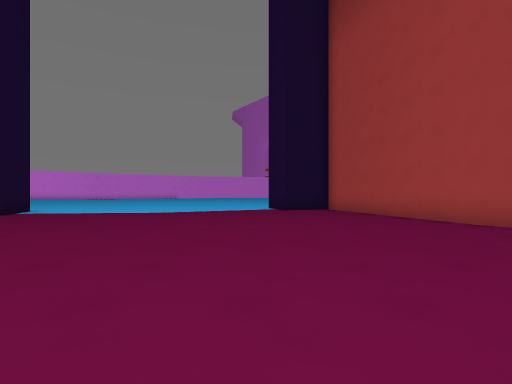
[1] (above)

19 first-person views from a walk through a Godot game level. The camera is 1.4 m above the floor, looks level and sees 80° across. The floor is counted in squares, 2 m on a side. Each view is taken from the middle of a square. On the plan, view 1 faces up. The plan holds only what a view shows up to about 10 squares ahead; the rest is blank. The place goes on beyond the plan. Surface patterns are stand-ins for the level's own textures.

[2]
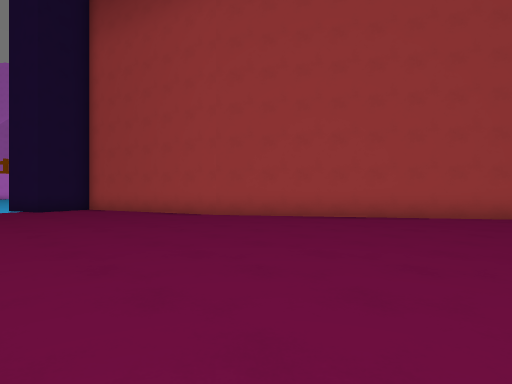

[3]
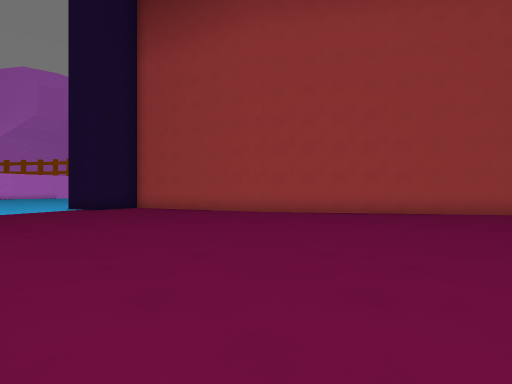

[4]
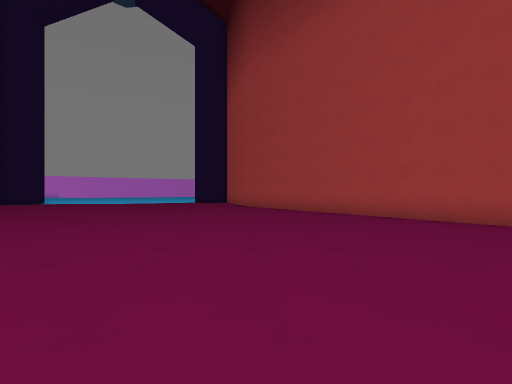

[5]
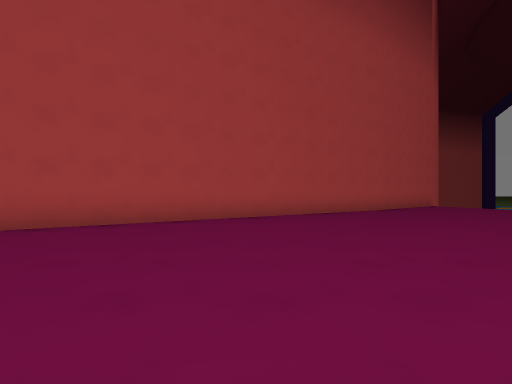

[6]
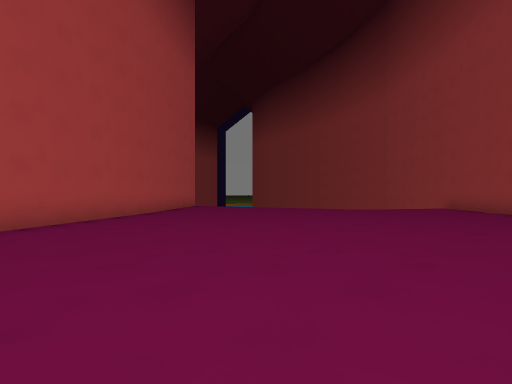

[7]
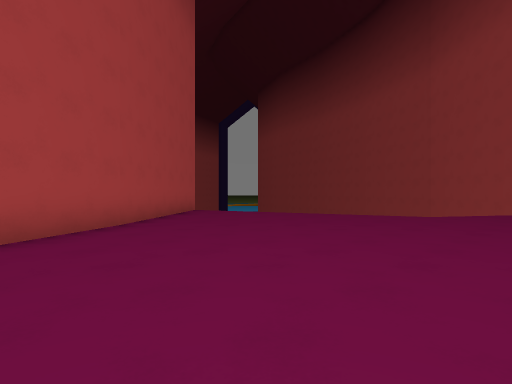

[8]
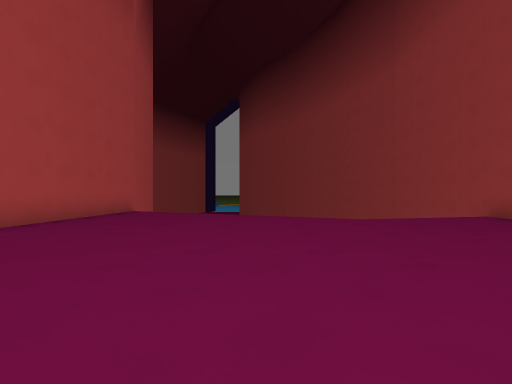

[9]
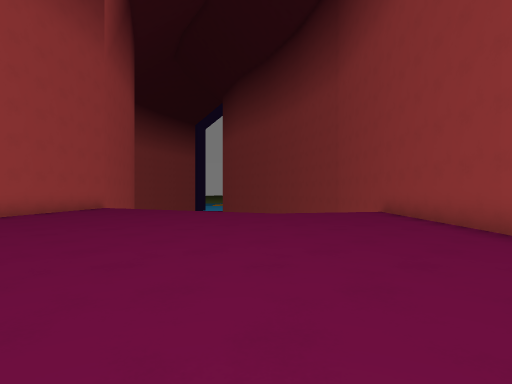

[10]
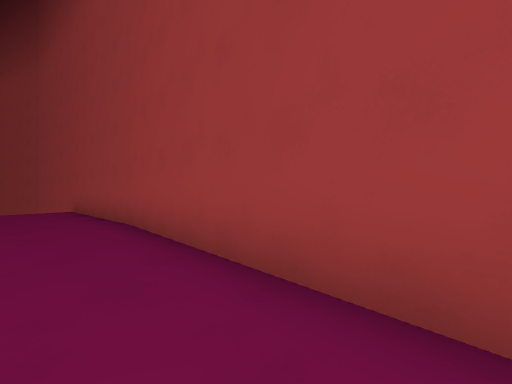

[11]
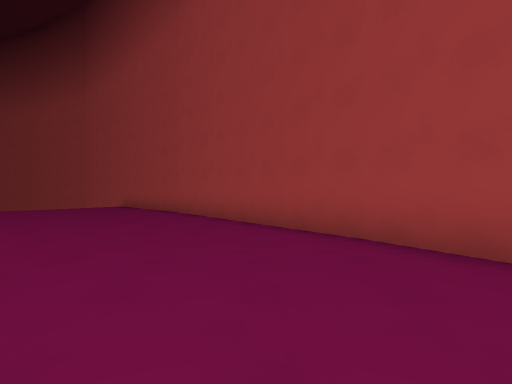

[12]
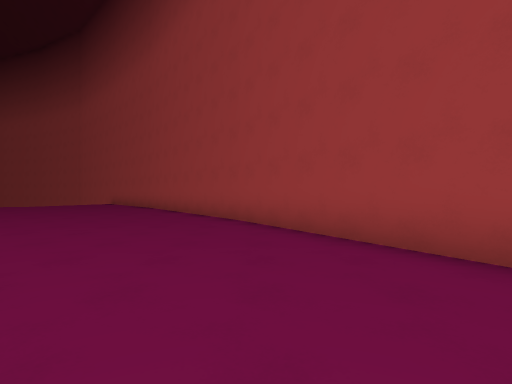

[13]
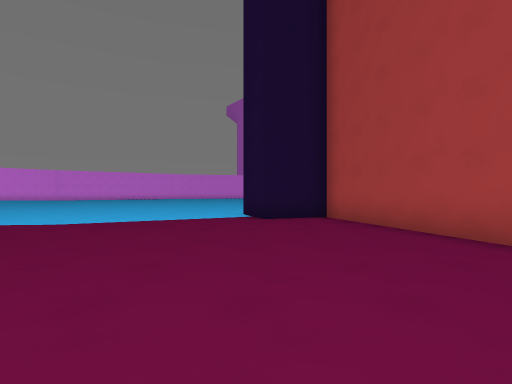

[14]
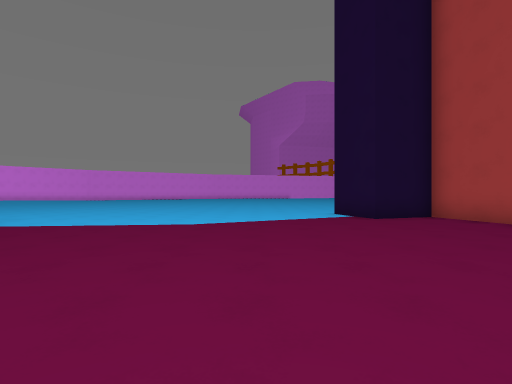

[15]
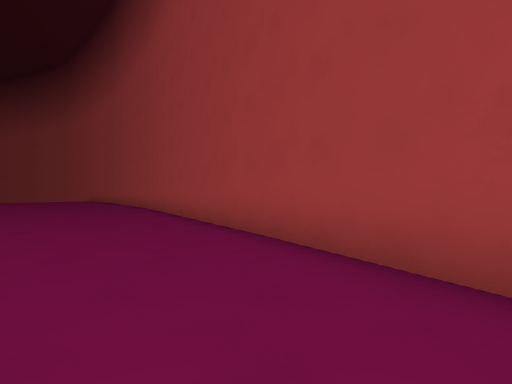

[16]
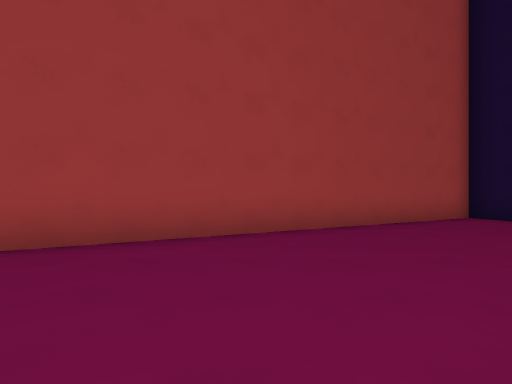

[17]
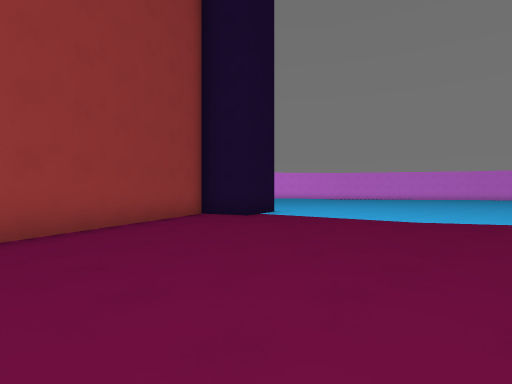

[18]
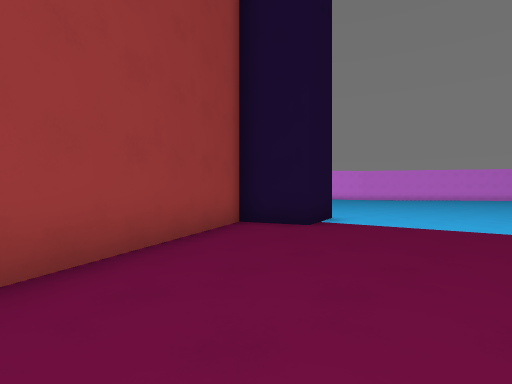

[19]
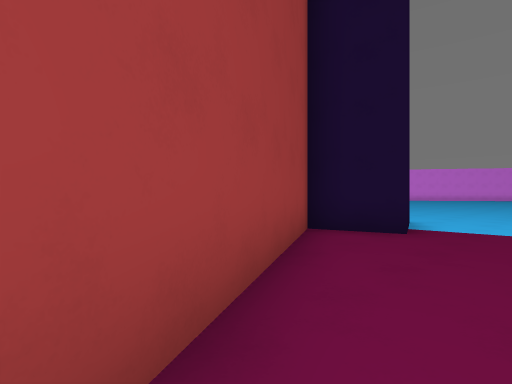

### Floor plan
Points are (right, up) in squares from view 1. A wall is a line through its corners. A room is listed if a view was taken in it or the views show most of it. See-through windows are left out.
Room 1 (views 1, 2, 3, 4, 5, 6, 7, 8, 9, 10, 11, 12, 13, 14, 15, 16, 17, 18, 19)
walls: (0.4, -8.5) (4.7, -14.5) (8.2, -18.5); (14.7, -8.6) (4.7, 6.4) (3, 12.7) (1.2, 12.1) (0.6, 14); (17.4, -11.8) (14.6, -8.5); (-8.4, 11.4) (-7.8, 9.5) (-9.5, 8.9) (0.2, -8.7)

Positions as (right, up) in squares from view 1, and headings:
1: (0, 0), facing up
2: (-1, -1), facing up-right
3: (-3, -1), facing up-right
4: (5, -8), facing up
5: (3, -4), facing right
6: (5, -4), facing down-right
7: (8, -6), facing down-right
8: (7, -8), facing down-right
9: (4, -8), facing down-right
10: (2, -8), facing down
11: (2, -4), facing down
12: (0, -1), facing down
13: (1, 4), facing up
14: (-2, 4), facing up
15: (-4, 4), facing down
16: (-1, 3), facing left
17: (-1, 3), facing up-left
18: (-4, 4), facing up-left
19: (-6, 4), facing up-left
